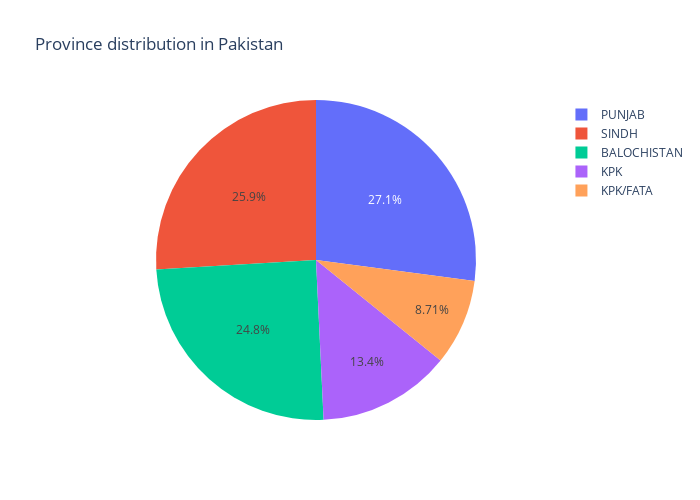

The notebook cell saved with this chart:
### Code cell
import pandas as pd
import plotly.graph_objs as go

# Create a new dataframe into a pandas dataframe
province = df['PROVINCE'].value_counts()

# Create a pie object
# create a Pie object
pie = go.Pie(labels=province.index, values=province.values)
# create a layout object
layout = go.Layout(title='Province distribution in Pakistan')
# create a Figure object that contains the pie chart and layout
fig = go.Figure(data=[pie], layout=layout)
# set the width and height
fig.update_layout(width=700, height=500)

# display the chart
fig.show()

### Figure 1 — Plotly figure (JSON) as saved in the notebook; plotly's stock layout.template omitted (floating-point values rounded to 4 significant figures)
{"data": [{"labels": ["PUNJAB", "SINDH", "BALOCHISTAN", "KPK", "KPK/FATA"], "type": "pie", "values": [143, 137, 131, 71, 46]}], "layout": {"height": 500, "title": {"text": "Province distribution in Pakistan"}, "width": 700}}
